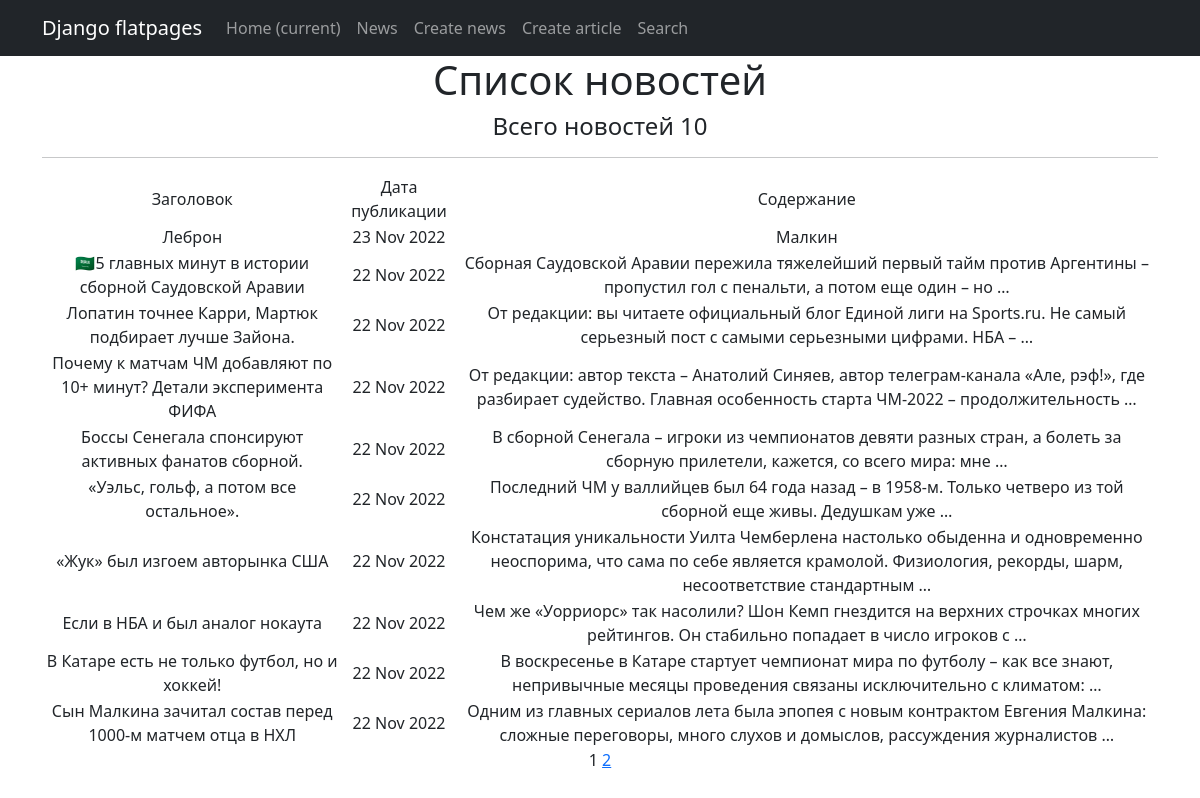
Page /news/ on the committed database.
### news/models.py (models this page shows, shortened)
class Post(models.Model):
    article = 'AR'
    news = 'NE'
    author_name = models.ForeignKey(Author, on_delete=models.CASCADE)  # связь «один ко многим» с моделью Author
    types_post = models.CharField(max_length=2, choices=Types, default='NE')  # поле с выбором — «статья» или «новость»;
    datetime_post = models.DateTimeField(auto_now_add=True)  # автоматически добавляемая дата и время создания;
    category_post = models.ManyToManyField(Category, through='PostCategory')  # связь «многие ко многим» с моделью Category (с дополнительной моделью PostCategory);
    header = models.CharField(max_length=255) #  заголовок статьи/новости
    content = models.TextField() #  текст статьи/новости
    rating_post = models.IntegerField(default=0) #  рейтинг статьи/новости

### news/views.py (the view)
# urls.py: path('', PostList.as_view(), name='post_list'), #http://127.0.0.1:8000/news/
class PostList(ListView):
    model = Post
    ordering = '-datetime_post'
    template_name = 'news.html'
    context_object_name = 'news'
    paginate_by = 10
    def get_queryset(self):
        queryset = super().get_queryset()
        self.filterset = PostFilter(self.request.GET, queryset)
        return self.filterset.qs
    def get_context_data(self, **kwargs):
        context = super().get_context_data(**kwargs)
        context['filterset'] = self.filterset
        return context

### news/templatetags/custom_tags.py (called while the page is built)
@register.simple_tag(takes_context=True)
def url_replace(context, **kwargs):
   d = context['request'].GET.copy()
   for k, v in kwargs.items():
       d[k] = v
   return d.urlencode()

### templates/news.html (shortened to what this page needs)
{% extends 'flatpages/default.html' %}
{% load custom_filters %}
{% load custom_tags %}
{% block content %}
   <h1>Список новостей</h1>
   <h4>Всего новостей {{news|length}} </h4>
   <hr>
   {% if news %}
       <table>
           <tr>
               <td>Заголовок</td>
               <td>Дата публикации</td>
               <td>Содержание</td>
           </tr>
           {% for post in news %}
           <tr>
               <td>{{ post.header }}</td>
               <td>{{ post.datetime_post|date:'d M Y' }}</td>
               <td>{{ post.content|truncatewords:20 }}</td>
           </tr>
           {% endfor %}
       </table>
   {% else %}
       <h2>Новостей нет!</h2>
   {% endif %}
   {{ page_obj.number }}
   {% if page_obj.has_next %}
       <a href="?{% url_replace page=page_obj.next_page_number %}">{{ page_obj.next_page_number }}</a>
   {% endif %}
{% endblock content %}

### templates/flatpages/default.html (shortened to what this page needs)
<!DOCTYPE html>
<html lang="en">
    <head>
        {% load static %}
        <link href="{% static 'css/styles.css' %}" rel="stylesheet" />
    </head>
    <body>
        <nav class="navbar navbar-expand-lg navbar-dark bg-dark static-top">
            <div class="container">
                <a class="navbar-brand" href="#">Django flatpages</a>
                <div class="collapse navbar-collapse" id="navbarResponsive">
                    <ul class="navbar-nav ml-auto">
                        <li class="nav-item active">
                            <a class="nav-link" href="#">Home
                                <span class="sr-only">(current)</span>
                            </a>
                        </li>
                        <li class="nav-item">
                            <a class="nav-link" href="/news/">News</a>
                        </li>
                        <li class="nav-item">
                            <a class="nav-link" href="/news/create/">Create news</a>
                        </li>
                        <li class="nav-item">
                            <a class="nav-link" href="/article/create/">Create article</a>
                        </li>
                        <li class="nav-item">
                            <a class="nav-link" href="/news/search">Search</a>
                        </li>
                    </ul>
                </div>
            </div>
        </nav>
        <div class="container">
            <div class="row">
                <div class="col-lg-12 text-center">
                    {% block content %}{% endblock content %}
                </div>
            </div>
        </div>
    </body>
</html>

### rows in the picture
Post: header "Леброн", datetime_post "23 Nov 2022", content "Малкин"
Post: header "🇸🇦5 главных минут в истории сборной Саудовской Аравии", datetime_post "22 Nov 2022", content "Сборная Саудовской Аравии пережила тяжелейший первый тайм против Аргентины – пропустил гол с пенальти, а потом еще один – но …"
Post: header "Лопатин точнее Карри, Мартюк подбирает лучше Зайона.", datetime_post "22 Nov 2022", content "От редакции: вы читаете официальный блог Единой лиги на Sports.ru. Не самый серьезный пост с самыми серьезными цифрами. НБА – …"
Post: header "Почему к матчам ЧМ добавляют по 10+ минут? Детали эксперимента ФИФА", datetime_post "22 Nov 2022", content "От редакции: автор текста – Анатолий Синяев, автор телеграм-канала «Але, рэф!», где разбирает судейство. Главная особенность старта ЧМ-2022 – продолжительность …"
Post: header "Боссы Сенегала спонсируют активных фанатов сборной.", datetime_post "22 Nov 2022", content "В сборной Сенегала – игроки из чемпионатов девяти разных стран, а болеть за сборную прилетели, кажется, со всего мира: мне …"
Post: header "«Уэльс, гольф, а потом все остальное».", datetime_post "22 Nov 2022", content "Последний ЧМ у валлийцев был 64 года назад – в 1958-м. Только четверо из той сборной еще живы. Дедушкам уже …"
Post: header "«Жук» был изгоем авторынка США", datetime_post "22 Nov 2022", content "Констатация уникальности Уилта Чемберлена настолько обыденна и одновременно неоспорима, что сама по себе является крамолой. Физиология, рекорды, шарм, несоответствие стандартным …"
Post: header "Если в НБА и был аналог нокаута", datetime_post "22 Nov 2022", content "Чем же «Уорриорс» так насолили? Шон Кемп гнездится на верхних строчках многих рейтингов. Он стабильно попадает в число игроков с …"
Post: header "В Катаре есть не только футбол, но и хоккей!", datetime_post "22 Nov 2022", content "В воскресенье в Катаре стартует чемпионат мира по футболу – как все знают, непривычные месяцы проведения связаны исключительно с климатом: …"
Post: header "Сын Малкина зачитал состав перед 1000-м матчем отца в НХЛ", datetime_post "22 Nov 2022", content "Одним из главных сериалов лета была эпопея с новым контрактом Евгения Малкина: сложные переговоры, много слухов и домыслов, рассуждения журналистов …"

### other values in the picture
{{ news|length }} "10"
{{ page_obj.number }} "1"
{{ page_obj.next_page_number }} "2"
